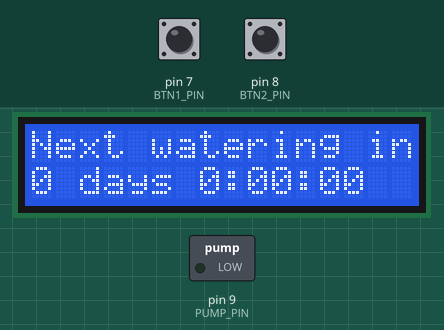
Simulated run of this sketch. Board: Arduino Uno, built with avr-gcc and run on an emulated ATmega328P. Parts: 16×2 character LCD, switched loads named in the sketch (green lamp = pin HIGH). The test bench sets the inputs (shaded band); at power-on: pin 8 (BTN2_PIN) LOW, pin 7 (BTN1_PIN) LOW. EEPROM starts erased.

Above: at 1.2 s.
1.3 s: pin 8 (BTN2_PIN) pulled HIGH for 0.15 s
At 2.2 s:
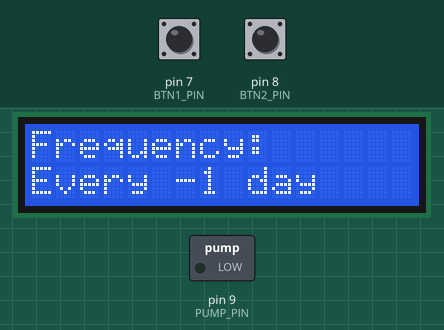
2.9 s: pin 8 (BTN2_PIN) pulled HIGH for 1 s
At 3.5 s:
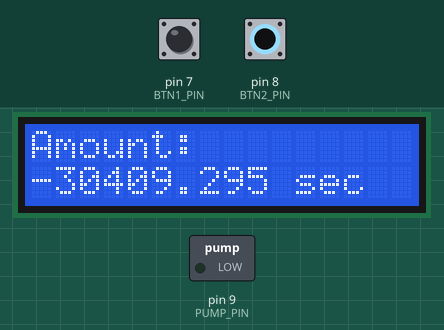
5.4 s: pin 7 (BTN1_PIN) pulled HIGH for 1 s
At 6.9 s:
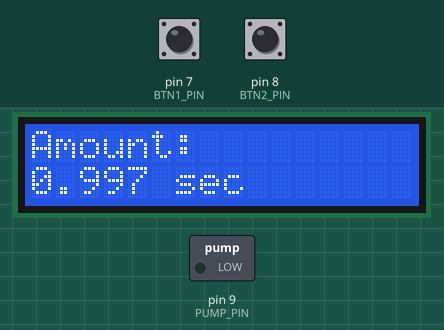
7.9 s: pin 8 (BTN2_PIN) pulled HIGH for 0.15 s
At 8.3 s:
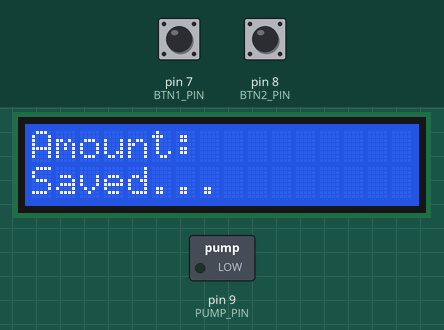
9.9 s: pin 8 (BTN2_PIN) pulled HIGH for 3.2 s
At 11.1 s:
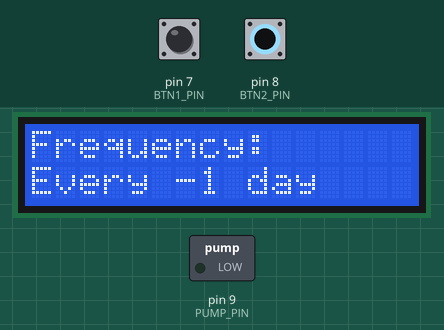
14.6 s: pin 7 (BTN1_PIN) pulled HIGH for 0.15 s
At 15.8 s:
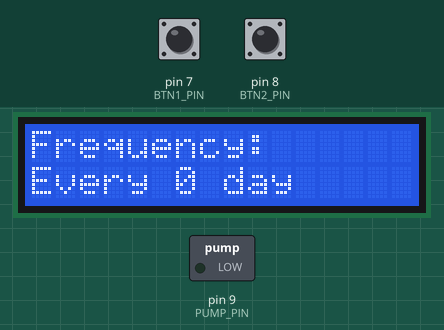
Timing chart, 0 to 17.2 s (numbered marks = the images above; inputs shaded):
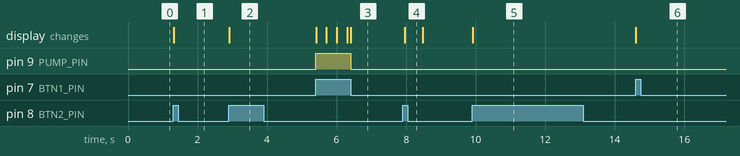

Measured:
- after the input at 1.3 s, the display: changes at once (image 1)
- after the input at 2.9 s, the display: changes at once (image 2)
- after the input at 5.4 s, pin 9 (PUMP_PIN): LOW → HIGH at once, → LOW 1.0 s later; the display: first changes at once (image 3 shows a later state)
- after the input at 7.9 s, the display: changes after 0.06 s (image 4)
- after the input at 9.9 s, the display: changes at once (image 5)
- after the input at 14.6 s, the display: changes at once (image 6)

The sketch:

water_pump.ino
```cpp
#include <LiquidCrystal.h>
#include <EEPROM.h>
#include <Time.h>

#include "water_pump.h"

// HARDWARE
#define PUMP_PIN 9
#define BTN1_PIN 7
#define BTN2_PIN 8

SimpleBtn btn1(BTN1_PIN);
SimpleBtn btn2(BTN2_PIN);
Pump pump(PUMP_PIN);
LiquidCrystal lcd(12, 11, 5, 4, 3, 2);

//##################
#define A_PUMP_SETTINGS 10
#define SAVE_INTERVAL 3600
// system state vars
#define S_NONE 0
#define S_WORK 1
#define S_FREQ_CONTROL 2
#define S_AMOUNT_CONTROL 3

const char* headers[] = {
  "            ",
  "Next watering in:",
  "Frequency:",
  "Amount:"
};

byte main_state;
time_t last_save_time;

void setup() {
  main_state = S_WORK;
  lcd.begin(16,2);
  lcd.noAutoscroll();
  setup_display();

  pump.load_settings(A_PUMP_SETTINGS);
  last_save_time = now();
}

void control_state_change() {
  if (!btn2.unique_pressed())
    return;

  switch(main_state) {
    case S_WORK:
      main_state = S_FREQ_CONTROL;
      break;
    case S_FREQ_CONTROL:
      main_state = S_AMOUNT_CONTROL;
      if (btn1.was_pressed())
        save();

      break;
    case S_AMOUNT_CONTROL:
      main_state = S_WORK;
      if (btn1.was_pressed())
        save();

      break;
  }
  btn1.reset();
  btn2.reset();
  setup_display();
}

void setup_display() {
  lcd.clear();
  lcd.setCursor(0,0);
  lcd.print(headers[main_state]);
  lcd.setCursor(0,1);
}

void loop() {
  control_state_change();
  lcd.setCursor(0,1);

  switch (main_state) {
    case S_WORK:
      work();
      break;
    case S_FREQ_CONTROL:
      freq_control();
      break;
    case S_AMOUNT_CONTROL:
      amount_control();
      break;
  }
  lcd.print(headers[0]);

  if (now() - last_save_time > SAVE_INTERVAL) {
    save();
  }

  delay(1);
}

void save() {
  int saved = pump.save_settings(A_PUMP_SETTINGS);
  last_save_time = now();

  lcd.setCursor(0,1);
  lcd.print("Saved...    ");

  delay(500);
  pump.load_settings(A_PUMP_SETTINGS);
}

void work() {
  time_t next_time = pump.next_watering_time();
  int days = next_time/DAY_SEC;
  next_time -= (next_time/DAY_SEC)*DAY_SEC;
  int hours = next_time/3600;
  next_time -= (next_time/3600)*3600;
  int minutes = next_time/60;
  int seconds = next_time - (next_time/60)*60;

  lcd.print(days);
  lcd.print(" days ");
  lcd.print(hours);
  lcd.print(":");
  if (minutes < 10) lcd.print("0");
  lcd.print(minutes);
  lcd.print(":");
  if (seconds < 10) lcd.print("0");
  lcd.print(seconds);

  pump.work();
}


void amount_control() {
  if (btn1.pressed())
    digitalWrite(PUMP_PIN, HIGH);
  else {
    digitalWrite(PUMP_PIN, LOW);
  }
  if (btn1.was_pressed()) {
    pump.watering_amount = btn1.last_press_duration();
  }

  lcd.print(int(pump.watering_amount/1000));
  lcd.print(".");
  lcd.print(pump.watering_amount % 1000);
  lcd.print(" sec        ");
}

void freq_control() {
  if (btn1.unique_pressed()) {
    pump.interval_days += 1;
    if (pump.interval_days > 14)
      pump.interval_days = 1;
  }
  lcd.print("Every ");
  lcd.print(pump.interval_days);
  lcd.print(" day");
  if(pump.interval_days > 1)
    lcd.print("s");
}
```

water_pump.h
```cpp
#ifndef WaterPump_h
#define WaterPump_h

#include <EEPROM.h>
#include <Arduino.h>

#include <Time.h>

#define DAY_SEC 86400

// EEPROM #############

template <class T> int EEPROM_writeAnything(int ee, const T& value)
{
    const byte* p = (const byte*)(const void*)&value;
    unsigned int i;
    for (i = 0; i < sizeof(value); i++)
          EEPROM.write(ee++, *p++);
    return i;
}

template <class T> int EEPROM_readAnything(int ee, T& value)
{
    byte* p = (byte*)(void*)&value;
    unsigned int i;
    for (i = 0; i < sizeof(value); i++)
          *p++ = EEPROM.read(ee++);
    return i;
}

class SimpleBtn {
  private:
    byte _pin;
    bool _cur_pressed;
    bool _was_pressed;
    unsigned long last_press_time;
    unsigned long _last_press_duration;
  public:
    SimpleBtn(byte pin) {
      _pin = pin;
      pinMode(_pin, INPUT);

      last_press_time = millis();
      _cur_pressed = false;
      reset();
    }

    void reset() {
      _was_pressed = false;
    }

    bool was_pressed() {
      return _was_pressed;
    }

    unsigned long last_press_duration() {
      if (!was_pressed())
        return 0;
      else if (!pressed())
        return _last_press_duration;
      else { // if button is pressed now
        return (millis() - last_press_time);
      }
    }

    bool pressed() {
      bool now_pressed = (digitalRead(_pin) == HIGH);

      if (_cur_pressed && !now_pressed) {
        _cur_pressed = false;
        _last_press_duration = millis() - last_press_time;
      } else if (!_cur_pressed && now_pressed) {
        last_press_time = millis();
        _cur_pressed = true;
        _was_pressed = true;
      }

      return now_pressed;
    }

    bool unique_pressed() {
      if (!_cur_pressed) {
        if (pressed())
          return true;
      }
      pressed();
      return false;
    }
};

class Pump {
  private:
    int _pin;
    unsigned long _last_watering_amount;
    time_t _last_watering_time;
  public:
    int interval_days;
    unsigned long watering_amount;

    Pump(int pin) {
      _pin = pin;
      pinMode(_pin, OUTPUT);
      //digitalWrite(_pin, HIGH);
      _last_watering_time = 0;
      _last_watering_amount = 0;
      interval_days = 0;
      watering_amount = 0;
    }

    int save_settings(int ee) {
      ee += EEPROM_writeAnything(ee, now());
      ee += EEPROM_writeAnything(ee, _last_watering_time);
      ee += EEPROM_writeAnything(ee, _last_watering_amount);
      ee += EEPROM_writeAnything(ee, interval_days);
      ee += EEPROM_writeAnything(ee, watering_amount);

      return ee;
    }
    int load_settings(int ee) {
      time_t cur_time;
      ee += EEPROM_readAnything(ee, cur_time);
      if(cur_time > 0)
        setTime(cur_time);
      ee += EEPROM_readAnything(ee, _last_watering_time);
      ee += EEPROM_readAnything(ee, _last_watering_amount);
      ee += EEPROM_readAnything(ee, interval_days);
      ee += EEPROM_readAnything(ee, watering_amount);

      return ee;
    }

    void do_watering(unsigned long amount = 0) {
      if (amount == 0)
        amount = watering_amount;
      digitalWrite(_pin, HIGH);
      delay(amount);
      digitalWrite(_pin, LOW);
      _last_watering_time = now();
      _last_watering_amount = amount;
    }

    time_t next_watering_time() {
      if (interval_days > 0)
        return _last_watering_time + interval_days * DAY_SEC - now();
      else
        return 0;
    }

    void work() {
      if (interval_days > 0 && _last_watering_time + interval_days * DAY_SEC <= now())
        do_watering();
    }
};

#endif
```
